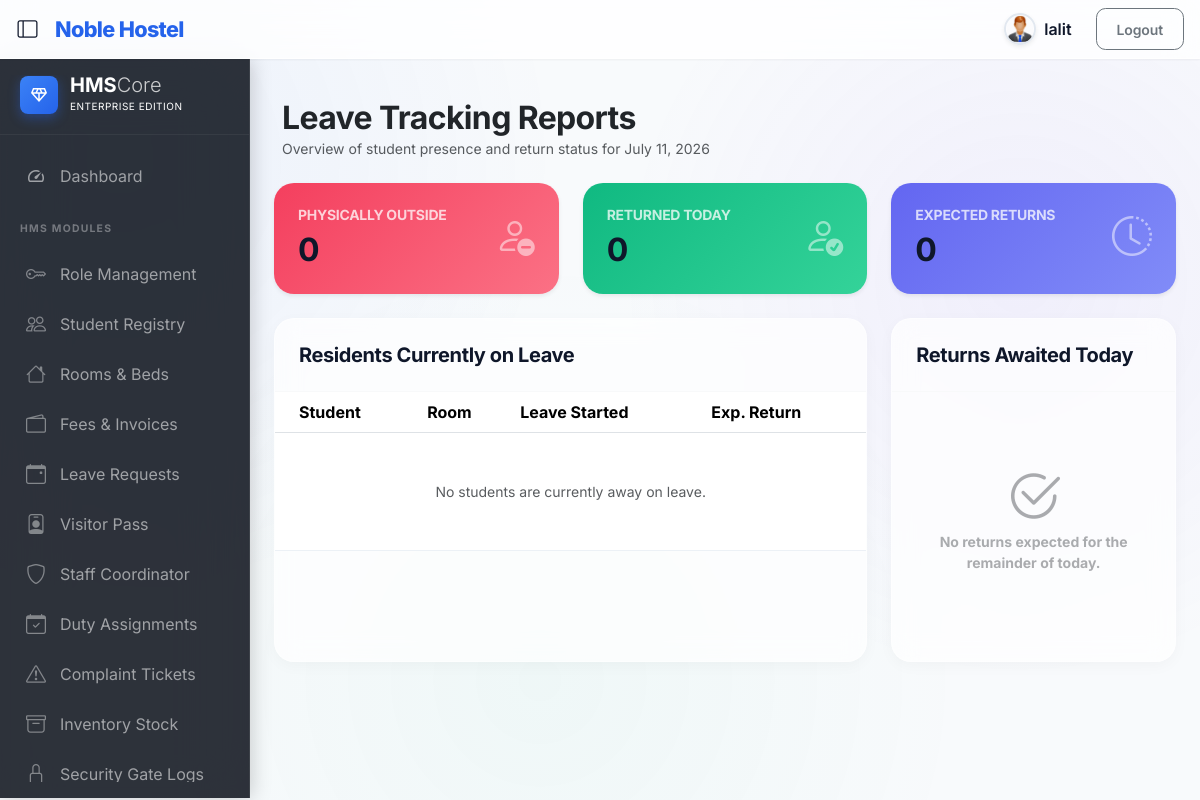
Screenshot of /leave/leave_reports/ (signed in) with the database file from the repository.
### authentication/models.py (models this page shows, shortened)
class Module(models.Model):
    name = models.CharField(max_length=100, unique=True)
    code = models.SlugField(max_length=100, unique=True)  # e.g. 'student', 'room', 'paybill'
    menu_label = models.CharField(max_length=100, blank=True, help_text="Label shown in sidebar menu")
    icon = models.CharField(max_length=60, blank=True, help_text="Bootstrap icon class e.g. bi-people")
    url_name = models.CharField(max_length=100, blank=True, help_text="Django URL name for the module index page")
    order = models.PositiveSmallIntegerField(default=0, help_text="Sidebar display order (lower = higher)")
    parent_code = models.SlugField(max_length=100, blank=True, help_text="Parent module code for sub-menus")
    class Meta:
        ordering = ['order', 'name']

### leave/views.py (the view)
# urls.py: path('leave_reports/', views.leave_reports, name='leave_reports'),
@login_required(login_url='/authentication/login')
@permission_required('leave', 'view')
def leave_reports(request):
    today = date.today()
    on_leave_today = Student.objects.filter(status='On Leave')
    returned_today = HostelLeave.objects.filter(return_date=today, status='entered')
    expected_return = HostelLeave.objects.filter(return_date=today, status='approved')
    context = {
        'on_leave_today': on_leave_today,
        'returned_today': returned_today,
        'expected_return': expected_return,
        'today': today,
    }
    return render(request, 'leave/leave_reports.html', context)

### template/leave/leave_reports.html (shortened to what this page needs)
{% extends 'base.html' %}
{% load static %}
{% block content %}
<div class="container-fluid py-4">
    <div class="mb-4 px-2">
        <h2 class="fw-bold text-dark mb-0" style="letter-spacing: -0.02em;">Leave Tracking Reports</h2>
        <p class="text-muted small mb-0">Overview of student presence and return status for {{ today }}</p>
    </div>
    <div class="row g-4 mb-4">
        <div class="col-md-4">
            <div class="glass-card status-widget widget-leave shadow-sm">
                <div class="d-flex justify-content-between align-items-start">
                    <div>
                        <h6 class="text-white text-opacity-75 small fw-bold text-uppercase mb-2">Physically Outside</h6>
                        <h2 class="fw-bold mb-0">{{ on_leave_today.count }}</h2>
                    </div>
                    <i class="bi bi-person-dash fs-1 opacity-50"></i>
                </div>
            </div>
        </div>
        <div class="col-md-4">
            <div class="glass-card status-widget widget-return shadow-sm">
                <div class="d-flex justify-content-between align-items-start">
                    <div>
                        <h6 class="text-white text-opacity-75 small fw-bold text-uppercase mb-2">Returned Today</h6>
                        <h2 class="fw-bold mb-0">{{ returned_today.count }}</h2>
                    </div>
                    <i class="bi bi-person-check fs-1 opacity-50"></i>
                </div>
            </div>
        </div>
        <div class="col-md-4">
            <div class="glass-card status-widget widget-pending shadow-sm">
                <div class="d-flex justify-content-between align-items-start">
                    <div>
                        <h6 class="text-white text-opacity-75 small fw-bold text-uppercase mb-2">Expected Returns</h6>
                        <h2 class="fw-bold mb-0">{{ expected_return.count }}</h2>
                    </div>
                    <i class="bi bi-clock-history fs-1 opacity-50"></i>
                </div>
            </div>
        </div>
    </div>
    <div class="row g-4">
        <div class="col-lg-8">
            <div class="glass-card h-100">
                <div class="p-4 border-bottom border-light">
                    <h5 class="fw-bold mb-0">Residents Currently on Leave</h5>
                </div>
                <div class="table-responsive">
                    <table class="table align-middle hover mb-0">
                        <thead class="bg-light">
                            <tr>
                                <th class="ps-4">Student</th>
                                <th>Room</th>
                                <th>Leave Started</th>
                                <th>Exp. Return</th>
                            </tr>
                        </thead>
                        <tbody>
                            {% for student in on_leave_today %}
                            <tr>
                                <td class="ps-4">
                                    <div class="fw-bold text-dark small">{{ student.name }}</div>
                                    <div class="text-muted x-small">{{ student.roll }}</div>
                                </td>
                                <td>
                                    {% with bed=student.bed_set.first %}
                                    <span class="badge bg-light text-dark border small fw-bold">{{ bed.room.room_number|default:"N/A" }}</span>
                                    {% endwith %}
                                </td>
                                <td><span class="small">{{ student.hostelleave_set.last.leave_date }}</span></td>
                                <td><span class="small fw-bold text-rose">{{ student.hostelleave_set.last.return_date|default:"---" }}</span></td>
                            </tr>
                            {% empty %}
                            <tr>
                                <td colspan="4" class="text-center py-5 text-muted small">No students are currently away on leave.</td>
                            </tr>
                            {% endfor %}
                        </tbody>
                    </table>
                </div>
            </div>
        </div>
        <div class="col-lg-4">
            <div class="glass-card h-100">
                <div class="p-4 border-bottom border-light">
                    <h5 class="fw-bold mb-0">Returns Awaited Today</h5>
                </div>
                <div class="p-4">
                    {% for leave in expected_return %}
                    <div class="d-flex align-items-center gap-3 mb-3 p-3 bg-light rounded-3 gp-card">
                        <div class="d-flex flex-column flex-grow-1">
                            <span class="fw-bold text-dark small">{{ leave.student.name }}</span>
                            <span class="text-muted x-small">Expected by: {{ leave.end_time|default:"EOD" }}</span>
                        </div>
                        <a href="{% url 'download_gate_pass' leave.gate_pass.id %}" class="btn btn-sm btn-white border rounded-circle shadow-sm" title="View Pass">
                            <i class="bi bi-printer"></i>
                        </a>
                    </div>
                    {% empty %}
                    <div class="text-center py-5 text-muted opacity-50">
                        <i class="bi bi-check2-circle display-4 mb-2"></i>
                        <p class="small fw-bold">No returns expected for the remainder of today.</p>
                    </div>
                    {% endfor %}
                </div>
            </div>
        </div>
    </div>
</div>
{% endblock %}

### template/title_nav.html (shortened to what this page needs)
{% load static %}
{% block content %}
<div class="d-flex align-items-center">
  <button id="sidebarToggleBtn" class="btn btn-sm sidebar-toggle-btn me-2 ms-2" type="button" title="Toggle Sidebar" aria-label="Toggle Sidebar">
    <i class="bi bi-layout-sidebar fs-5"></i>
  </button>
  <a class="navbar-brand" href="#">Noble Hostel</a>
</div>
  <div class="navbar-nav ">
    {% if request.user.is_authenticated %}
    <form action="{% url 'logout'%}" method="post" class="nav-item text-nowrap d-flex justify-content-center align-items-center">
      {% if request.user.student and request.user.student.photo %}
        <img src="{{ request.user.student.photo.url }}" class="shadow-sm" style="width: 32px; height: 32px; object-fit: cover; border-radius: 50%; border: 2px solid #e2e8f0;" alt="User">
      {% else %}
        <img src="{% static 'image/User.jpg' %}" class="shadow-sm" style="width: 32px; height: 32px; object-fit: cover; border-radius: 50%; border: 2px solid #e2e8f0;" alt="User">
      {% endif %}
      <a class="nav-link m-2 fw-semibold" href="#">
        {% if request.user.student %}
          {{ request.user.student.name }}
        {% else %}
          {{ request.user.username }}
        {% endif %}
      </a>
      <input class="btn btn-sm btn-outline-secondary m-2 mx-3" type="submit" value="Logout">
    </form>
  {% endif %}
  </div>
{% endblock  %}

### template/side_navbar.html (shortened to what this page needs)
{% load static %}
{% load rbac_tags %}
{% block content %}
<div class="d-none d-md-block p-0 sidebar-wrapper z-2">
    <nav id="sidebarMenu" class="sidebar-pro">
        <div class="sidebar-brand d-flex align-items-center">
            <div class="brand-icon rounded-3 bg-gradient-primary d-flex align-items-center justify-content-center" style="width:38px; height:38px;">
                <span class="material-symbols-outlined text-white fs-5">diamond</span>
            </div>
            <div class="d-flex flex-column">
                <span class="fs-5 fw-bold text-white lh-1 tracking-tighter">HMS<span class="fw-light opacity-75">Core</span></span>
                <span class="text-white opacity-40 mt-1" style="font-size: 0.625rem; letter-spacing: 0.05em; text-transform: uppercase;">Enterprise Edition</span>
            </div>
        </div>
        <ul class="nav flex-column mb-auto">
            {% if is_superadmin or user.profile.role.name == 'Admin' or user.profile.role.name == 'Staff' %}
            <li class="nav-item">
                <a class="nav-link {% if request.resolver_match.url_name == 'superadmin_dashboard' %}active{% endif %}" aria-current="page" href="{% url 'superadmin_dashboard' %}">
                    <span class="material-symbols-outlined">speed</span>
                    <span class="sidebar-label">Dashboard</span>
                </a>
            </li>
            {% endif %}
            {% if user.profile.role.name == 'Student' %}
            <li class="nav-section">
                <span class="section-title">My Profile</span>
            </li>
            <li class="nav-item">
                <a class="nav-link" href="{% url 'student_app:student_profile' %}">
                    <span class="material-symbols-outlined">person</span>
                    <span class="sidebar-label">My Profile</span>
                </a>
            </li>
            <li class="nav-item">
                <a class="nav-link" href="{% url 'student_app:change_password' %}">
                    <span class="material-symbols-outlined">lock</span>
                    <span class="sidebar-label">Change Password</span>
                </a>
            </li>
            <li class="nav-section">
                <span class="section-title">Logistics & Fees</span>
            </li>
            <li class="nav-item">
                <a class="nav-link" href="#">
                    <span class="material-symbols-outlined">bed</span>
                    <span class="sidebar-label">My Room</span>
                </a>
            </li>
            <li class="nav-item">
                <a class="nav-link" href="{% url 'student_app:student_leave_details' %}">
                    <span class="material-symbols-outlined">event_note</span>
                    <span class="sidebar-label">My Leave Requests</span>
                </a>
            </li>
            <li class="nav-item">
                <a class="nav-link" href="{% url 'student_app:food_schedule' %}">
                    <span class="material-symbols-outlined">restaurant</span>
                    <span class="sidebar-label">Food Schedule</span>
                </a>
            </li>
            <li class="nav-item">
                <a class="nav-link" href="{% url 'student_app:student_fee_details' %}">
                    <span class="material-symbols-outlined">receipt_long</span>
                    <span class="sidebar-label">Fee Details</span>
                </a>
            </li>
            {% else %}
            {% if visible_modules %}
            <li class="nav-section">
                <span class="section-title">HMS Modules</span>
            </li>
            {% for module in visible_modules %}
            <li class="nav-item">
                <a class="nav-link {% if request.resolver_match.url_name == module.url_name or request.resolver_match.view_name == module.url_name %}active{% endif %}" href="{% url module.url_name %}" title="{{ module.menu_label }}">
                    {% if "bi-" in module.icon %}
                    <i class="bi {{ module.icon }} opacity-75 fs-5"></i>
                    {% else %}
                    <span class="material-symbols-outlined">{{ module.icon }}</span>
                    {% endif %}
                    <span class="sidebar-label">{{ module.menu_label }}</span>
                </a>
            </li>
            {% endfor %}
            {% endif %}
            {% endif %}
        </ul>
    </nav>
</div>
{% endblock %}

### template/leave/leave_reports.html (style rules this page uses)
body { font-family: 'Outfit', sans-serif; background-color: #f8fafc; }
.glass-card { background: rgba(255, 255, 255, 0.7); backdrop-filter: blur(12px); -webkit-backdrop-filter: blur(12px); border: 1px solid rgba(255, 255, 255, 0.4); border-radius: 1.25rem; box-shadow: 0 4px 15px rgba(0,0,0,0.03); }
.status-widget { padding: 1.5rem; border-radius: 1.25rem; border: none; transition: all 0.3s ease; }
.widget-leave { background: linear-gradient(135deg, #f43f5e 0%, #fb7185 100%); color: white; }
.widget-return { background: linear-gradient(135deg, #10b981 0%, #34d399 100%); color: white; }
.widget-pending { background: linear-gradient(135deg, #6366f1 0%, #818cf8 100%); color: white; }

### rows the page displays
Module: menu_label "Role Management"
Module: menu_label "Student Registry"
Module: menu_label "Rooms & Beds"
Module: menu_label "Fees & Invoices"
Module: menu_label "Leave Requests"
Module: menu_label "Visitor Pass"
Module: menu_label "Staff Coordinator"
Module: menu_label "Duty Assignments"
Module: menu_label "Complaint Tickets"
Module: menu_label "Inventory Stock"
Module: menu_label "Security Gate Logs"

### other values shown
{{ request.user.username }} "lalit"
{{ on_leave_today.count }} "0"
{{ returned_today.count }} "0"
{{ expected_return.count }} "0"
